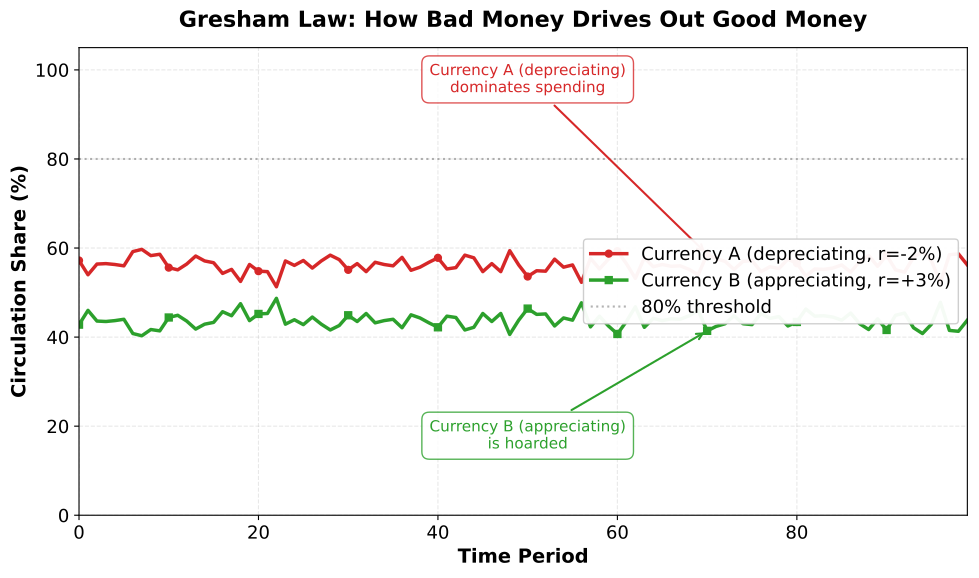

Here is the Python script that generated this plot:
r"""Gresham's Law: Currency Substitution Simulation

Agent-based model demonstrating how bad money drives out good.
Agents choose which currency to spend based on depreciation rates.

Economic model: $\frac{dM_g}{dt} < 0$ when $\frac{V_b}{V_g} > 1$ (bad money drives out good).
Circulation share evolves based on relative depreciation rates.

Citation: Selgin (1996) - Salvaging Gresham's Law: The Good, the Bad, and the Illegal
"""
import matplotlib.pyplot as plt
import numpy as np
from pathlib import Path

np.random.seed(42)

plt.rcParams.update({
    'font.size': 14, 'axes.labelsize': 14, 'axes.titlesize': 16,
    'xtick.labelsize': 13, 'ytick.labelsize': 13, 'legend.fontsize': 13,
    'figure.figsize': (10, 6), 'figure.dpi': 150
})

MLPURPLE = '#3333B2'
MLBLUE = '#0066CC'
MLORANGE = '#FF7F0E'
MLGREEN = '#2CA02C'
MLRED = '#D62728'
MLLAVENDER = '#ADADE0'

# Simulation parameters
N_agents = 1000
T_periods = 100
r_A = -0.02  # Currency A depreciates 2% per period
r_B = 0.03   # Currency B appreciates 3% per period

# Calculate spending probability for currency A (bad money)
# Higher probability when r_B - r_A is large (big difference favoring B)
r_diff = r_B - r_A
prob_spend_A = 1 / (1 + np.exp(-5 * r_diff))

# Initialize tracking arrays
circulation_A = np.zeros(T_periods)
circulation_B = np.zeros(T_periods)

# Run simulation
for t in range(T_periods):
    # Each agent makes spending decision
    spend_A = np.random.rand(N_agents) < prob_spend_A

    # Calculate circulation shares
    circulation_A[t] = spend_A.sum() / N_agents
    circulation_B[t] = 1 - circulation_A[t]

# Find tipping point (where A > 80%)
tipping_idx = np.where(circulation_A > 0.80)[0]
tipping_point = tipping_idx[0] if len(tipping_idx) > 0 else None

# Create plot
fig, ax = plt.subplots()

# Plot circulation shares
periods = np.arange(T_periods)
ax.plot(periods, circulation_A * 100, color=MLRED, linewidth=2.5,
        label='Currency A (depreciating, r=-2%)', marker='o', markevery=10, markersize=5)
ax.plot(periods, circulation_B * 100, color=MLGREEN, linewidth=2.5,
        label='Currency B (appreciating, r=+3%)', marker='s', markevery=10, markersize=5)

# Add 80% threshold line
ax.axhline(y=80, color='gray', linestyle=':', linewidth=1.5, alpha=0.6, label='80% threshold')

# Mark tipping point
if tipping_point is not None:
    ax.axvline(x=tipping_point, color=MLPURPLE, linestyle='--', linewidth=2, alpha=0.7)
    ax.annotate('Tipping point:\nA dominates circulation',
                xy=(tipping_point, 80), xytext=(tipping_point + 15, 60),
                arrowprops=dict(arrowstyle='->', color=MLPURPLE, lw=1.5),
                fontsize=11, color=MLPURPLE, ha='left',
                bbox=dict(boxstyle='round,pad=0.5', facecolor='white', edgecolor=MLPURPLE, alpha=0.8))

# Add annotation for Gresham's Law dynamics
ax.annotate('Currency A (depreciating)\ndominates spending',
            xy=(70, circulation_A[70] * 100), xytext=(50, 95),
            arrowprops=dict(arrowstyle='->', color=MLRED, lw=1.5),
            fontsize=11, color=MLRED, ha='center',
            bbox=dict(boxstyle='round,pad=0.5', facecolor='white', edgecolor=MLRED, alpha=0.8))

ax.annotate('Currency B (appreciating)\nis hoarded',
            xy=(70, circulation_B[70] * 100), xytext=(50, 15),
            arrowprops=dict(arrowstyle='->', color=MLGREEN, lw=1.5),
            fontsize=11, color=MLGREEN, ha='center',
            bbox=dict(boxstyle='round,pad=0.5', facecolor='white', edgecolor=MLGREEN, alpha=0.8))

# Labels and title
ax.set_xlabel('Time Period', fontweight='bold')
ax.set_ylabel('Circulation Share (%)', fontweight='bold')
ax.set_title("Gresham's Law: How Bad Money Drives Out Good Money", fontweight='bold', pad=15)
ax.legend(loc='center right', framealpha=0.95)
ax.grid(True, alpha=0.3, linestyle='--')

# Set axis limits
ax.set_xlim(0, T_periods - 1)
ax.set_ylim(0, 105)

plt.tight_layout()

plt.savefig(Path(__file__).parent / 'chart.pdf', dpi=300, bbox_inches='tight')
plt.savefig(Path(__file__).parent / 'chart.png', dpi=150, bbox_inches='tight')
plt.close()
print("Chart saved to chart.pdf and chart.png")
